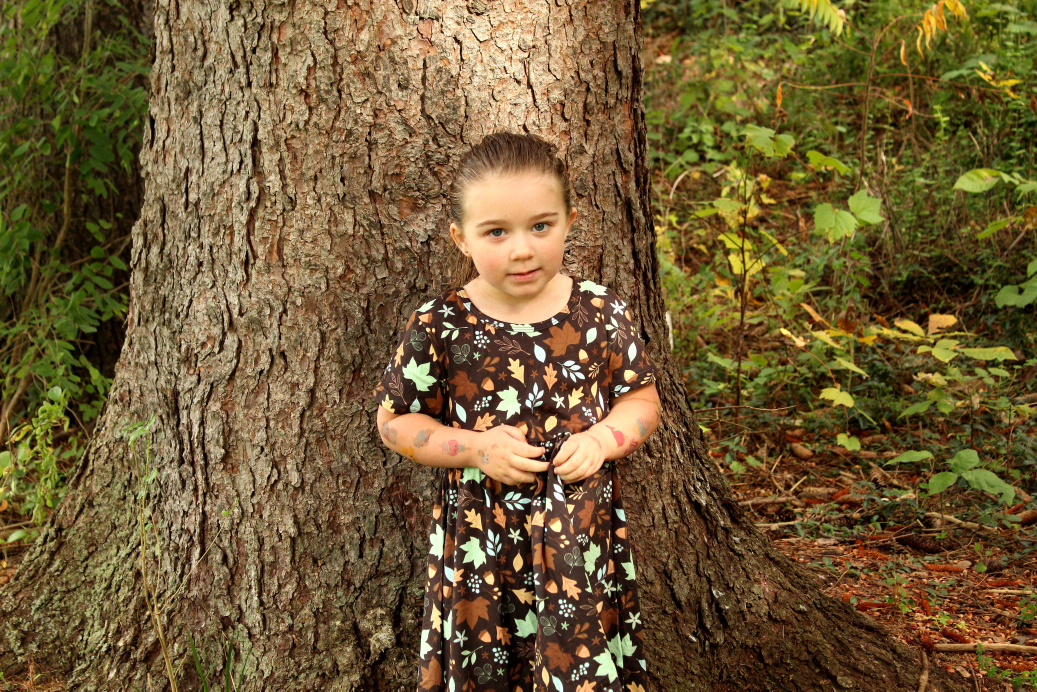
#> input picture image-editor/edited_images/IMG_0578_edited.jpg, 5184 x 3456 px, given as the content of the folder ./images, which was not available (shown at 1/5 size)
$ python editor.py
#> lines starting #> are read from the running program, lines starting #| are printed output that depends on the picture
from PIL import Image, ImageEnhance, ImageFilter
import os

path = './images'
pathOut = '/edited_images'

for filename in os.listdir(path):
    # Grab all of the images in the images folder
    img = Image.open(f"{path}/{filename}")
#> img is the input picture: PIL image 5184x3456 RGB; mean R, G, B 112.1, 91.6, 53

    # Apply the Sharpen filter to all imaged
    edit = img.filter(ImageFilter.SHARPEN)

    # Add a bit of contrast to the images
    factor = 1.2
    enhancer = ImageEnhance.Contrast(edit)
    edit = enhancer.enhance(factor)
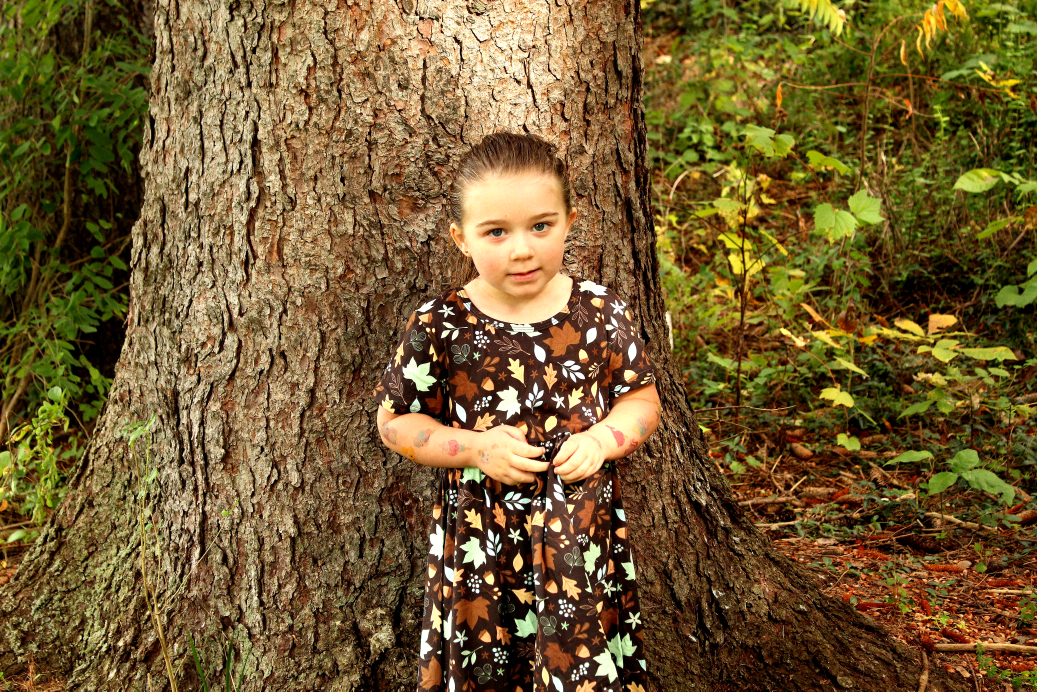
#> edit: PIL image 5184x3456 RGB (shown at 1/5 size); mean R, G, B 114.2, 91.5, 48.6

    # Rename all images
    clean_name = os.path.splitext(filename)[0]

    # Output edited image to the new folder
    edit.save(f'.{pathOut}/{clean_name}_edited.jpg')

$ run again, on image-editor/edited_images/IMG_0718_edited.jpg
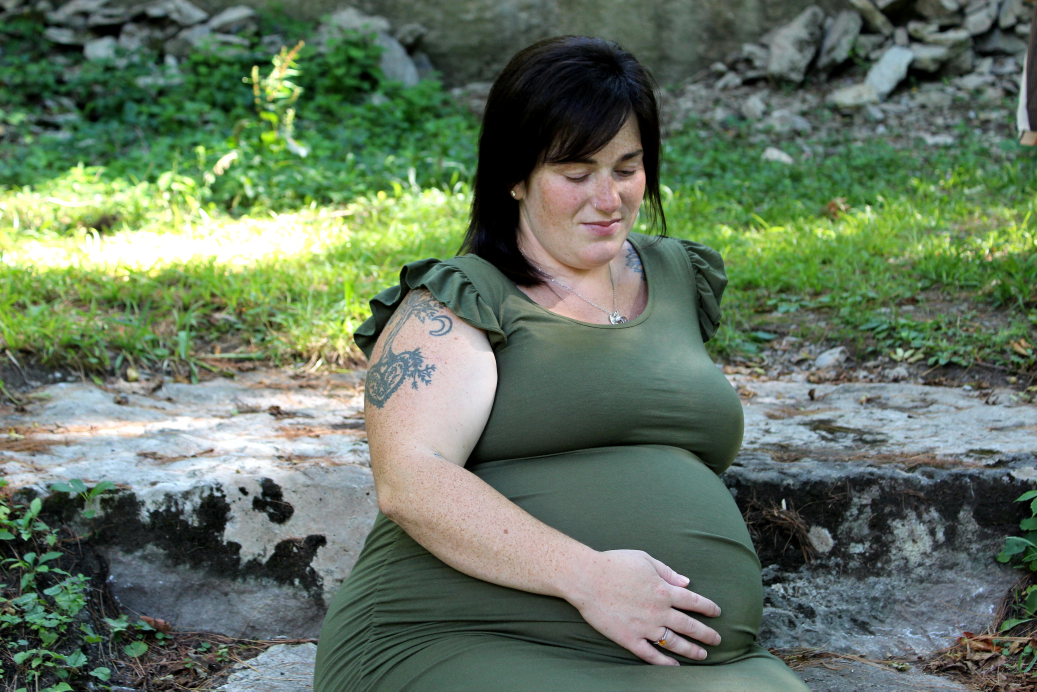
#> input picture image-editor/edited_images/IMG_0718_edited.jpg, 5184 x 3456 px, given as the content of the folder ./images, which was not available (shown at 1/5 size)
#> img is the input picture: PIL image 5184x3456 RGB; mean R, G, B 99.9, 116.6, 96.4
#> `edit = enhancer.enhance(factor)`:
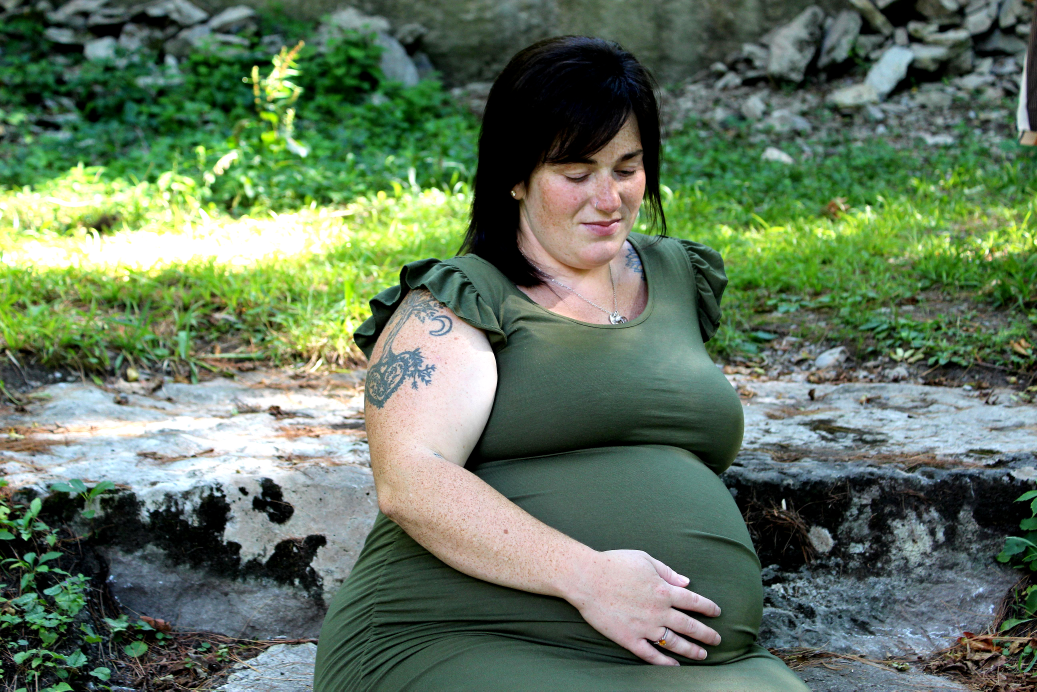
#> edit: PIL image 5184x3456 RGB (shown at 1/5 size); mean R, G, B 97.8, 117.5, 94
